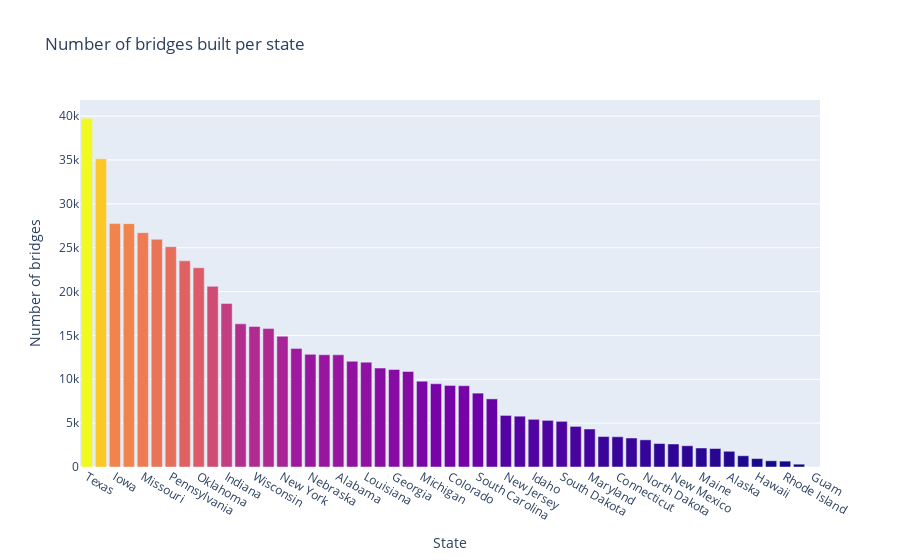

Notebook code cell kept with this figure:
### Code cell
bar = px.bar(x=bridges_per_state.index,
             y=bridges_per_state.values,
             color=bridges_per_state.values,
             title='Number of bridges built per state')

bar.update_layout(xaxis_title='State', 
                  yaxis_title='Number of bridges',
                  coloraxis_showscale=False)
bar.show()

### Figure 1 — Plotly figure (JSON) as saved in the notebook; plotly's stock layout.template omitted (floating-point values rounded to 4 significant figures)
{"data": [{"alignmentgroup": "True", "hovertemplate": "x=%{x}<br>y=%{y}<br>color=%{marker.color}<extra></extra>", "legendgroup": "", "marker": {"color": [39747, 35148, 27750, 27744, 26716, 25962, 25122, 23505, 22714, 20601, 18648, 16320, 16027, 15781, 14912, 13522, 12844, 12796, 12791, 12052, 11955, 11283, 11115, 10894, 9785, 9494, 9298, 9268, 8421, 7766, 5881, 5793, 5438, 5315, 5205, 4629, 4332, 3473, 3450, 3304, 3098, 2677, 2625, 2423, 2169, 2106, 1791, 1283, 959, 709, 672, 322, 7], "coloraxis": "coloraxis"}, "name": "", "offsetgroup": "", "orientation": "v", "showlegend": false, "textposition": "auto", "type": "bar", "x": ["Texas", "Ohio", "Iowa", "Illinois", "Missouri", "North Carolina", "Pennsylvania", "California", "Oklahoma", "Kansas", "Indiana", "Mississippi", "Wisconsin", "Kentucky", "New York", "Arkansas", "Nebraska", "Virginia", "Alabama", "Tennessee", "Louisiana", "Florida", "Georgia", "Minnesota", "Michigan", "Washington", "Colorado", "Oregon", "South Carolina", "West Virginia", "New Jersey", "Montana", "Idaho", "Massachusetts", "South Dakota", "Arizona", "Maryland", "Wyoming", "Connecticut", "Utah", "North Dakota", "Vermont", "New Mexico", "New Hampshire", "Maine", "Puerto Rico", "Alaska", "Nevada", "Hawaii", "Delaware", "Rhode Island", "District of Columbia", "Guam"], "xaxis": "x", "y": [39747, 35148, 27750, 27744, 26716, 25962, 25122, 23505, 22714, 20601, 18648, 16320, 16027, 15781, 14912, 13522, 12844, 12796, 12791, 12052, 11955, 11283, 11115, 10894, 9785, 9494, 9298, 9268, 8421, 7766, 5881, 5793, 5438, 5315, 5205, 4629, 4332, 3473, 3450, 3304, 3098, 2677, 2625, 2423, 2169, 2106, 1791, 1283, 959, 709, 672, 322, 7], "yaxis": "y"}], "layout": {"barmode": "relative", "coloraxis": {"colorbar": {"title": {"text": "color"}}, "colorscale": [[0, "#0d0887"], [0.1111, "#46039f"], [0.2222, "#7201a8"], [0.3333, "#9c179e"], [0.4444, "#bd3786"], [0.5556, "#d8576b"], [0.6667, "#ed7953"], [0.7778, "#fb9f3a"], [0.8889, "#fdca26"], [1, "#f0f921"]], "showscale": false}, "legend": {"tracegroupgap": 0}, "title": {"text": "Number of bridges built per state"}, "xaxis": {"anchor": "y", "domain": [0, 1], "title": {"text": "State"}}, "yaxis": {"anchor": "x", "domain": [0, 1], "title": {"text": "Number of bridges"}}}}
